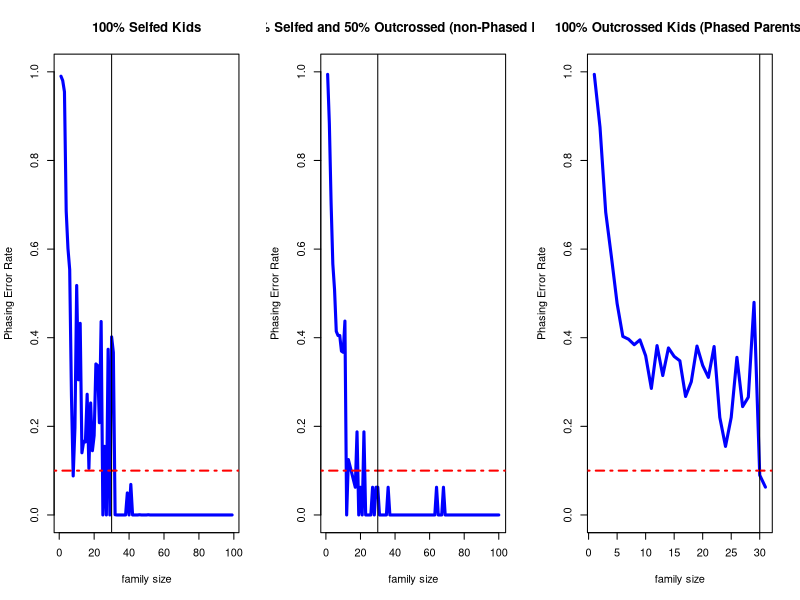

Reproduce this figure in R.
### Jinliang Yang
### 12/7/2015
### plot simulation results

### plot ###############################################
res1 <- read.csv("cache/pp_self_10000loci.csv")
res1$type <- as.numeric(as.character(gsub("size", "", res1$type)))
res1 <- res1[order(res1$type), ]


res5 <- read.csv("cache/pp_10kloci_rate5.csv")
res5$size <- gsub(".*//|_oc_10k.*", "", res5$file)
res5$size <- as.numeric(as.character(gsub("size", "", res5$size)))
res5 <- res5[order(res5$size),]


res0 <- read.csv("cache/simip_10000loci_ocphased_rate0.csv")
res0$size <- gsub(".*//|_ocphased.*", "", res0$file)
res0$size <- as.numeric(as.character(gsub("size", "", res0$size)))
res0 <- res0[order(res0$size),]



par(mfrow=c(1,3))
plot(res1$type, res1$rate, type="l", col="blue", lwd=3, main="100% Selfed Kids",
     xlab="family size", ylab="Phasing Error Rate", ylim=c(0,1))
abline(h=0.1, lty=4, lwd=2, col="red")
abline(v=30)

plot(res5$size, res5$rate, type="l", col="blue", lwd=3, main="50% Selfed and 50% Outcrossed (non-Phased Parents)",
     xlab="family size", ylab="Phasing Error Rate", ylim=c(0,1))
abline(h=0.1, lty=4, lwd=2, col="red")
abline(v=30)


plot(res0$size, res0$rate, type="l", col="blue", lwd=3, main="100% Outcrossed Kids (Phased Parents)",
     xlab="family size", ylab="Phasing Error Rate", ylim=c(0,1))
abline(h=0.1, lty=4, lwd=2, col="red")
abline(v=30)

